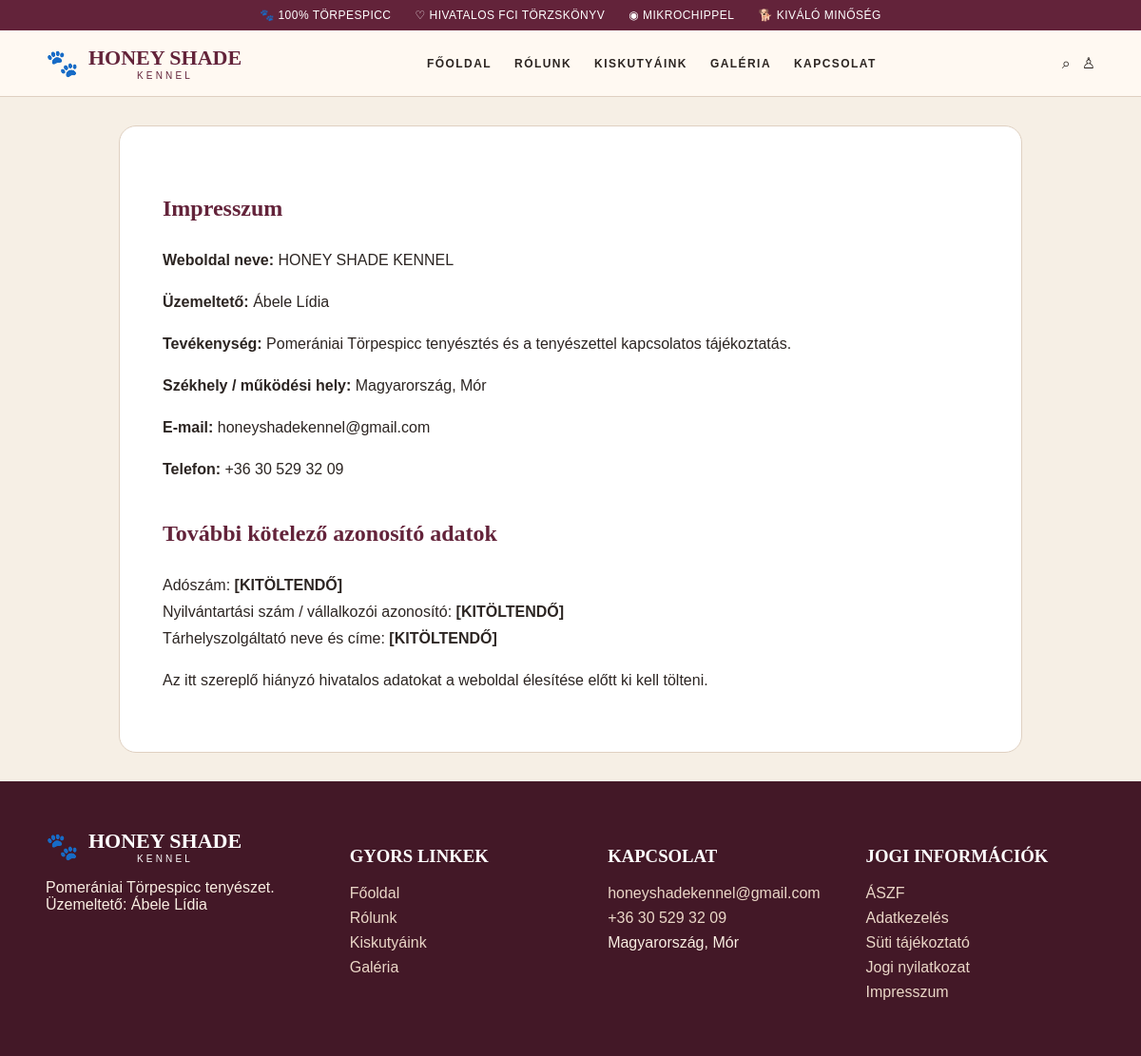
/jogi/impresszum, run on the app's committed database.
### tables this page shows
CREATE TABLE content (key TEXT PRIMARY KEY, value TEXT NOT NULL);

### app.py (the view)
@app.route('/jogi/<page>')
def legal(page):
    if page not in {'aszf','adatvedelem','jogi','impresszum','suti'}: abort(404)
    return render_template(f'{page}.html')

### app.py (called while the page is built)
def db():
    con = sqlite3.connect(DB_PATH)
    con.row_factory = sqlite3.Row
    return con

def content():
    con=db(); rows=con.execute('SELECT key,value FROM content').fetchall(); con.close(); return {r['key']:r['value'] for r in rows}

def csrf():
    if 'csrf' not in session: session['csrf']=secrets.token_urlsafe(24)
    return session['csrf']

@app.context_processor
def inject(): return {'site':content(), 'csrf_token':csrf()}

### templates/impresszum.html
{% extends 'base.html' %}{% block content %}<main class="wrap"><article class="legal"><h1>Impresszum</h1><p><b>Weboldal neve:</b> {{site.site_name}}</p><p><b>Üzemeltető:</b> {{site.operator}}</p><p><b>Tevékenység:</b> Pomerániai Törpespicc tenyésztés és a tenyészettel kapcsolatos tájékoztatás.</p><p><b>Székhely / működési hely:</b> {{site.location}}</p><p><b>E-mail:</b> {{site.email}}</p><p><b>Telefon:</b> {{site.phone}}</p><h2>További kötelező azonosító adatok</h2><p>Adószám: <b>[KITÖLTENDŐ]</b><br>Nyilvántartási szám / vállalkozói azonosító: <b>[KITÖLTENDŐ]</b><br>Tárhelyszolgáltató neve és címe: <b>[KITÖLTENDŐ]</b></p><p>Az itt szereplő hiányzó hivatalos adatokat a weboldal élesítése előtt ki kell tölteni.</p></article></main>{% endblock %}

### templates/base.html (shortened to what this page needs)
<!doctype html><html lang="hu"><head></head><body>
<div class="top"><span>🐾 100% TÖRPESPICC</span><span>♡ HIVATALOS FCI TÖRZSKÖNYV</span><span>◉ MIKROCHIPPEL</span><span>🐕 KIVÁLÓ MINŐSÉG</span></div>
<header class="header"><a class="logo" href="{{ url_for('home') }}"><span class="paw">🐾</span><span><b>HONEY SHADE</b><small>KENNEL</small></span></a><nav class="nav"><a href="/#home">FŐOLDAL</a><a href="/#rolunk">RÓLUNK</a><a href="/#kiskutyak">KISKUTYÁINK</a><a href="/#galeria">GALÉRIA</a><a href="/#kapcsolat">KAPCSOLAT</a></nav><div class="icons"><span>⌕</span><a href="{{ url_for('admin_login') }}" title="Admin">♙</a><button class="hamb" onclick="document.querySelector('.nav').style.display='flex'">☰</button></div></header>
{% block content %}{% endblock %}
<footer class="footer"><div class="footgrid"><div><div class="logo" style="color:#fff"><span class="paw">🐾</span><span><b style="color:#fff">HONEY SHADE</b><small>KENNEL</small></span></div><p>Pomerániai Törpespicc tenyészet.<br>Üzemeltető: {{site.operator}}</p></div><div><h3>GYORS LINKEK</h3><a href="/#home">Főoldal</a><a href="/#rolunk">Rólunk</a><a href="/#kiskutyak">Kiskutyáink</a><a href="/#galeria">Galéria</a></div><div><h3>KAPCSOLAT</h3><a href="mailto:{{site.email}}">{{site.email}}</a><a href="tel:+36305293209">{{site.phone}}</a><span>{{site.location}}</span></div><div><h3>JOGI INFORMÁCIÓK</h3><a href="{{url_for('legal',page='aszf')}}">ÁSZF</a><a href="{{url_for('legal',page='adatvedelem')}}">Adatkezelés</a><a href="{{url_for('legal',page='suti')}}">Süti tájékoztató</a><a href="{{url_for('legal',page='jogi')}}">Jogi nyilatkozat</a><a href="{{url_for('legal',page='impresszum')}}">Impresszum</a></div></div></footer>
</body></html>

### templates/base.html (style rules this page uses)
:root { --wine:#63233a;--wine2:#431827;--cream:#f6efe5;--cream2:#fffaf3;--gold:#b18a5a;--ink:#2c2522;--line:#dfd0c1 }
* { box-sizing:border-box }
html { scroll-behavior:smooth }
body { margin:0;background:var(--cream);color:var(--ink);font-family:Arial,Helvetica,sans-serif }
h1,h2,h3,.serif { font-family:Georgia,'Times New Roman',serif }
a { color:inherit;text-decoration:none }
.top { background:var(--wine);color:#fff;padding:9px 4%;display:flex;gap:25px;justify-content:center;flex-wrap:wrap;font-size:12px;letter-spacing:.04em }
.header { position:sticky;top:0;z-index:20;background:#fffaf3ee;backdrop-filter:blur(10px);border-bottom:1px solid var(--line);display:flex;align-items:center;justify-content:space-between;padding:16px 4% }
.logo { display:flex;align-items:center;gap:10px;color:var(--wine) }
.paw { font-size:28px }
.logo b { display:block;font:700 22px Georgia }
.logo small { display:block;letter-spacing:.32em;font-size:10px;text-align:center }
.nav { display:flex;gap:24px;font-size:12px;font-weight:700;letter-spacing:.12em }
.icons { display:flex;gap:12px;align-items:center }
.wrap { max-width:1380px;margin:auto;padding:30px 4% }
.footer { background:var(--wine2);color:#f9eee2;padding:50px 4% }
.footgrid { max-width:1380px;margin:auto;display:grid;grid-template-columns:1.2fr 1fr 1fr 1fr;gap:30px }
.footer h3 { color:#fff }
.footer a { display:block;margin:8px 0;color:#ead7c7 }
.legal { max-width:950px;margin:auto;background:#fff;padding:45px;border-radius:18px;border:1px solid var(--line);line-height:1.75 }
.legal h1 { color:var(--wine) }
.legal h2 { color:var(--wine);margin-top:32px }

### data on the page
content: site_name "HONEY SHADE KENNEL"
content: operator "Ábele Lídia"
content: location "Magyarország, Mór"
content: email "honeyshadekennel@gmail.com"
content: phone "+36 30 529 32 09"
